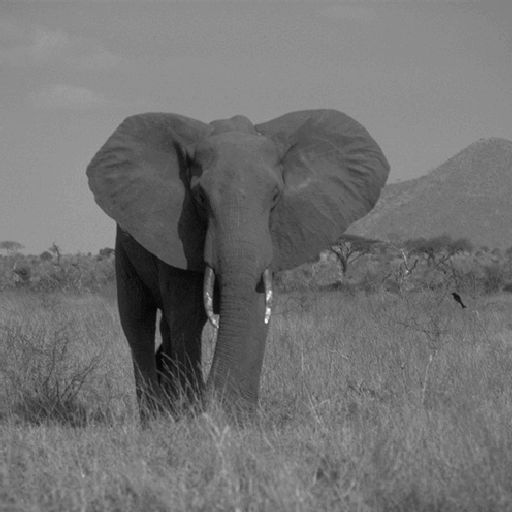
%> input picture assets/elephant.png, 512 x 512 px
$ octave ResizingAndReshapingImages.m   (GNU Octave 9; MATLAB toolbox functions it lacks are replaced by stand-ins)
%> lines starting %> are read from the running program, lines starting %| are printed output that depends on the picture; in (x1, y1, x2, y2) boxes, pixels count from 0 and x2, y2 are one past the last pixel; in counts of white or black regions, pixels touching at a corner belong together; the program's own positions count from 1
clear;           % Clears all variables from the workspace
clc;             % Clears the command window
close all;       % Closes all open figure windows

% Load and modify the image
Ib = imread('/MATLAB Drive/assets/elephant.png');
%> Ib is the input picture: size 512x512 uint8; min 6, max 249, mean 113.7
Ib(401:end, 401:end) = 255;
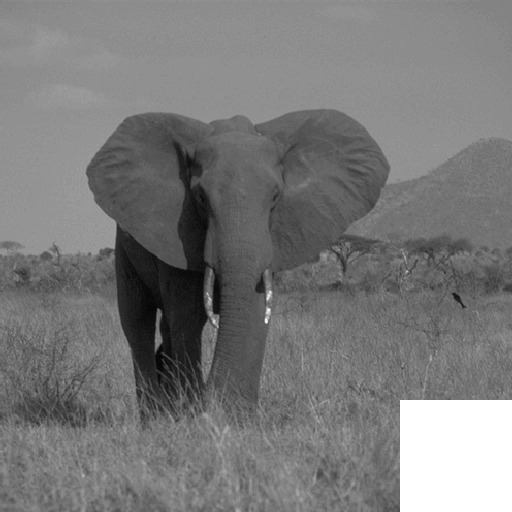
%> Ib: size 512x512 uint8; 4.79% of pixels changed, all inside (x1, y1, x2, y2) = (400, 400, 512, 512)

% Resize the image
Ibsmall2 = imresize(Ib, 0.5, 'nearest');
Iblarge2 = imresize(Ib, 2, 'bilinear');

% Extract pixel values
pixel1 = Ibsmall2(250, 235);  % At row=250, column=235 of Ibsmall2
%> pixel1 = 255
pixel2 = Ib(250, 235);        % At row=250, column=235 of Ib
%> pixel2 = 94
pixel3 = Iblarge2(250, 235);  % At row=250, column=235 of Iblarge2
%> pixel3 = 152
pixel4 = Ib(500, 470);        % At row=500, column=470 of Ib
%> pixel4 = 255
pixel5 = Iblarge2(1000, 940); % At row=1000, column=940 of Iblarge2
%> pixel5 = 255

% Display the results
disp(['Pixel intensity at (250,235) of Ibsmall2: ', num2str(pixel1)]);
%| Pixel intensity at (250,235) of Ibsmall2: 255
disp(['Pixel intensity at (250,235) of Ib: ', num2str(pixel2)]);
%| Pixel intensity at (250,235) of Ib: 94
disp(['Pixel intensity at (250,235) of Iblarge2: ', num2str(pixel3)]);
%| Pixel intensity at (250,235) of Iblarge2: 152
disp(['Pixel intensity at (500,470) of Ib: ', num2str(pixel4)]);
%| Pixel intensity at (500,470) of Ib: 255
disp(['Pixel intensity at (1000,940) of Iblarge2: ', num2str(pixel5)]);
%| Pixel intensity at (1000,940) of Iblarge2: 255
